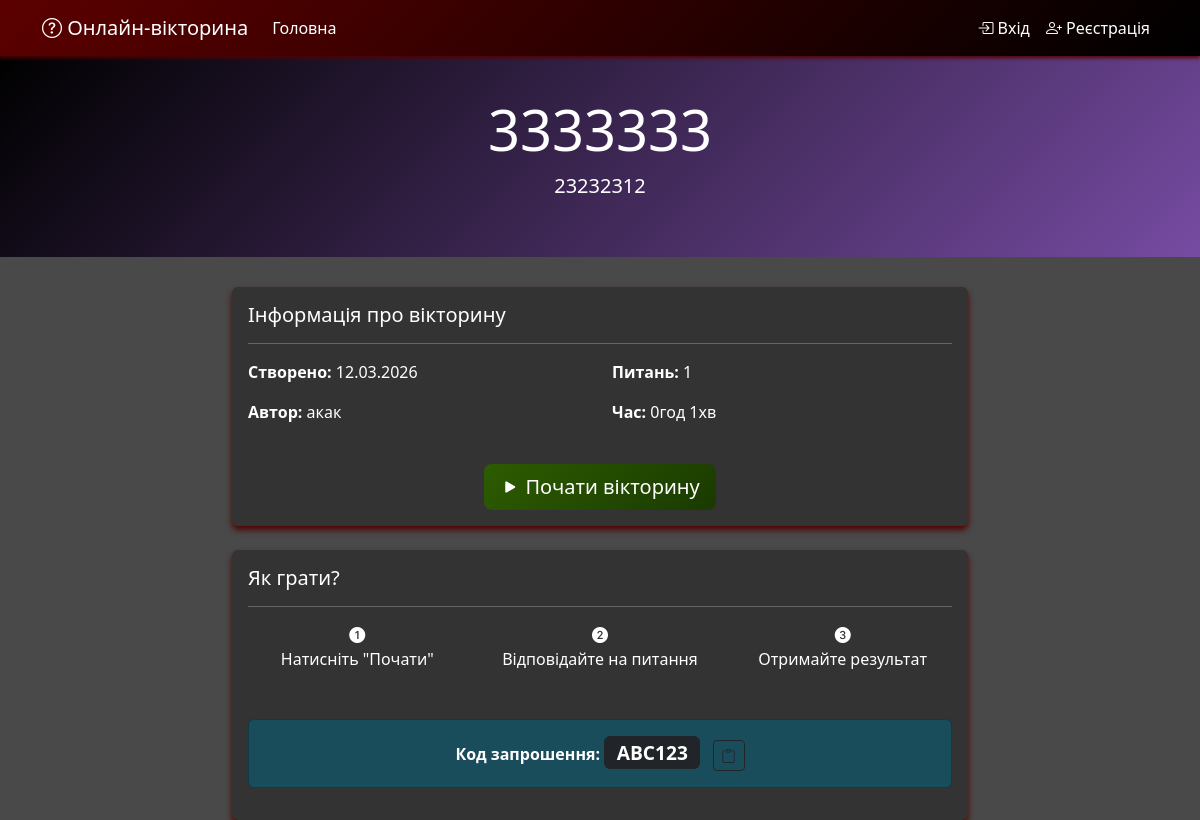
Page /quiz/13/ on the committed database.
### quizzes/models.py (models this page shows, shortened)
class Quiz(models.Model):
    title = models.CharField(max_length=200, verbose_name="Quiz Title")
    description = models.TextField(max_length=1000, verbose_name="Quiz Description")
    created_at = models.DateTimeField(auto_now_add=True, verbose_name="Created At")
    creator = models.ForeignKey(User, on_delete=models.CASCADE, null=True, blank=True, related_name='quizzes')
    is_active = models.BooleanField(default=True, verbose_name='Active')
    hours = models.IntegerField(default=0, verbose_name='Годин')
    minutes = models.IntegerField(default=1, verbose_name='Хвилин')
    seconds = models.IntegerField(default=0, verbose_name='Секунд')
    has_time_limit = models.BooleanField(default=True, verbose_name='Має обмеження часу')
    class Meta:
        verbose_name = "Quiz"
        verbose_name_plural = "Quizzes"

### quizzes/views.py (the view)
# urls.py: path('quiz/<int:quiz_id>/', views.quiz_detail, name='quiz_detail'),
def quiz_detail(request, quiz_id):
    quiz = get_object_or_404(Quiz, id=quiz_id)
    context = {
        'quiz': quiz,
        'page_title': f'Вікторина: {quiz.title}',
    }
    return render(request, 'quizzes/quiz_detail.html', context)

### quizzes/context_processors.py (called while the page is built)
def global_quiz_data(request):
    return {
        'total_quizzes_count': Quiz.objects.filter(is_active=True).count(),
        'is_playing': request.session.get('quiz_session_id') is not None,
    }

### quizzes/templates/quizzes/quiz_detail.html (shortened to what this page needs)
{% extends 'base.html' %}
{% block body_class %}play-page{% endblock %}
{% block content %}
<div class="quiz-header">
    <div class="container text-center">
        <h1 class="display-4">{{ quiz.title }}</h1>
        <p class="lead">{{ quiz.description }}</p>
    </div>
</div>
<div class="container">
    <div class="row">
        <div class="col-md-8 mx-auto">
            <div class="card info-card mb-4">
                <div class="card-body">
                    <h5 class="card-title">Інформація про вікторину</h5>
                    <hr>
                    <div class="row">
                        <div class="col-md-6">
                            <p><strong>Створено:</strong> {{ quiz.created_at|date:"d.m.Y" }}</p>
                            <p><strong>Автор:</strong> {{ quiz.creator.username|default:"Анонім" }}</p>
                        </div>
                        <div class="col-md-6">
                            <p><strong>Питань:</strong> {{ quiz.questions.count }}</p>
                            <p><strong> Час:</strong>
                                {% if quiz.has_time_limit %}
                                    {{ quiz.hours }}год {{ quiz.minutes }}хв
                                {% else %}
                                    Без обмежень
                                {% endif %}
                            </p>
                        </div>
                    </div>
                    <div class="d-grid gap-2 d-md-flex justify-content-md-center mt-4">
                        <a href="{% url 'play_quiz' quiz.id %}" class="btn btn-success btn-lg">
                            <i class="bi bi-play-fill"></i> Почати вікторину
                        </a>
                    </div>
                </div>
            </div>
            <div class="card info-card">
                <div class="card-body">
                    <h5 class="card-title">Як грати?</h5>
                    <hr>
                    <div class="row">
                        <div class="col-md-4 text-center mb-3">
                            <i class="bi bi-1-circle-fill" ></i>
                            <p>Натисніть "Почати"</p>
                        </div>
                        <div class="col-md-4 text-center mb-3">
                            <i class="bi bi-2-circle-fill"></i>
                            <p>Відповідайте на питання</p>
                        </div>
                        <div class="col-md-4 text-center mb-3">
                            <i class="bi bi-3-circle-fill"></i>
                            <p>Отримайте результат</p>
                        </div>
                    </div>
                    <div class="alert alert-info text-center mt-3">
                        <strong>Код запрошення:</strong>
                        <span class="badge bg-dark" style="font-size: 1.2rem;">ABC123</span>
                        <button class="btn btn-sm btn-outline-dark ms-2" onclick="copyInviteCode()">
                            <i class="bi bi-clipboard"></i>
                        </button>
                    </div>
                </div>
            </div>
        </div>
    </div>
</div>
{% endblock %}

### static/css/style.css (style rules this page uses)
body { background-color: #494949; font-family: 'Segoe UI', sans-serif; color: #ffffff; margin: 0; padding: 0; }
.btn-success { background: linear-gradient(135deg, #2d5c00 0%, #1a3a00 100%); border: none; }
.card { border: none; box-shadow: 0 4px 6px rgb(83, 1, 1); background-color: #333333; color: white; transition: transform 0.3s, box-shadow 0.3s; }
h1, h2, h3, h4, h5, h6 { color: white; }
.alert { background-color: #404040; color: white; border: 1px solid #5c0000; }
.alert-info { background-color: #1a4d5c; border-color: #0d3b47; }
.quiz-header { background: linear-gradient(135deg, #000000 0%, #764ba2 100%); color: white; padding: 40px 0; margin-bottom: 30px; }

### rows in the picture
Quiz: title "3333333", description "23232312", created_at "12.03.2026", creator.username "акак", questions.count "1", hours "0", minutes "1"
